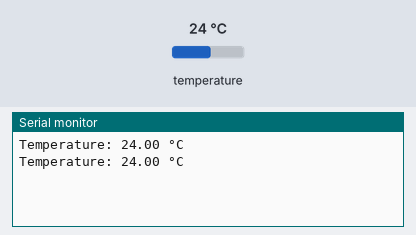
Bench run of a sketch on a simulated Arduino Uno, built with avr-gcc and run on an emulated ATmega328P. Shown: the last lines printed to the serial monitor. The test bench sets the inputs (shaded band); at power-on: temperature 24 °C.

Above: at 3.3 s.
3.4 s: temperature set to 12 °C
At 4.8 s:
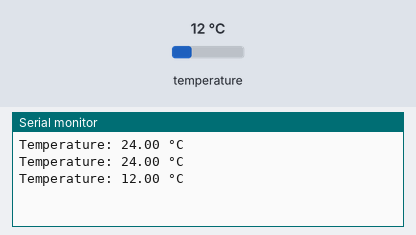
5.9 s: temperature set to 19 °C
At 7.3 s:
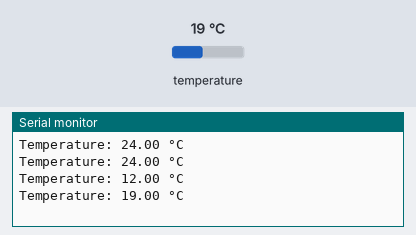
Timing chart, 0 to 8.9 s (numbered marks = the images above; inputs shaded):
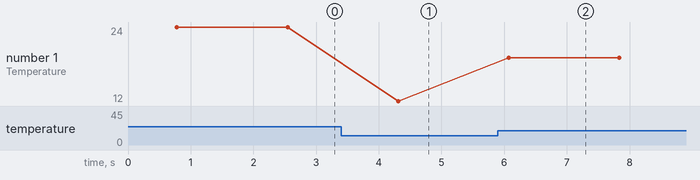

Measured:
- after the input at 3.4 s, the serial monitor: prints a new line after 0.91 s (image 1)
- after the input at 5.9 s, the serial monitor: prints a new line after 0.17 s (image 2)
- plotted number 1: 24 → 12 after the input at 3.4 s, 12 → 19 after the input at 5.9 s

The sketch:

ds18b20dallastemp.ino
```cpp
// OneWire and DallasTemperature Library required
#include <OneWire.h>
#include <DallasTemperature.h>

// Data wire is plugged into pin 2 on the Arduino
#define ONE_WIRE_BUS 2

// Setup a oneWire instance to communicate with any OneWire devices
OneWire oneWire(ONE_WIRE_BUS);

// Pass our oneWire reference to Dallas Temperature.
DallasTemperature sensors(&oneWire);

void setup()
{
  // Start serial communication for debugging purposes
  Serial.begin(115200);

  // Start up the library
  sensors.begin();
}

void loop()
{
  // Call sensors.requestTemperatures() to issue a global temperature
  // request to all devices on the bus
  sensors.requestTemperatures();

  // Get the temperature in Celsius for device index 0
  float tempC = sensors.getTempCByIndex(0);

  // Print the temperature to the serial monitor
  Serial.print("Temperature: ");
  Serial.print(tempC);
  Serial.println(" °C");

  // Wait for a second before taking another reading
  delay(1000);
}
```
